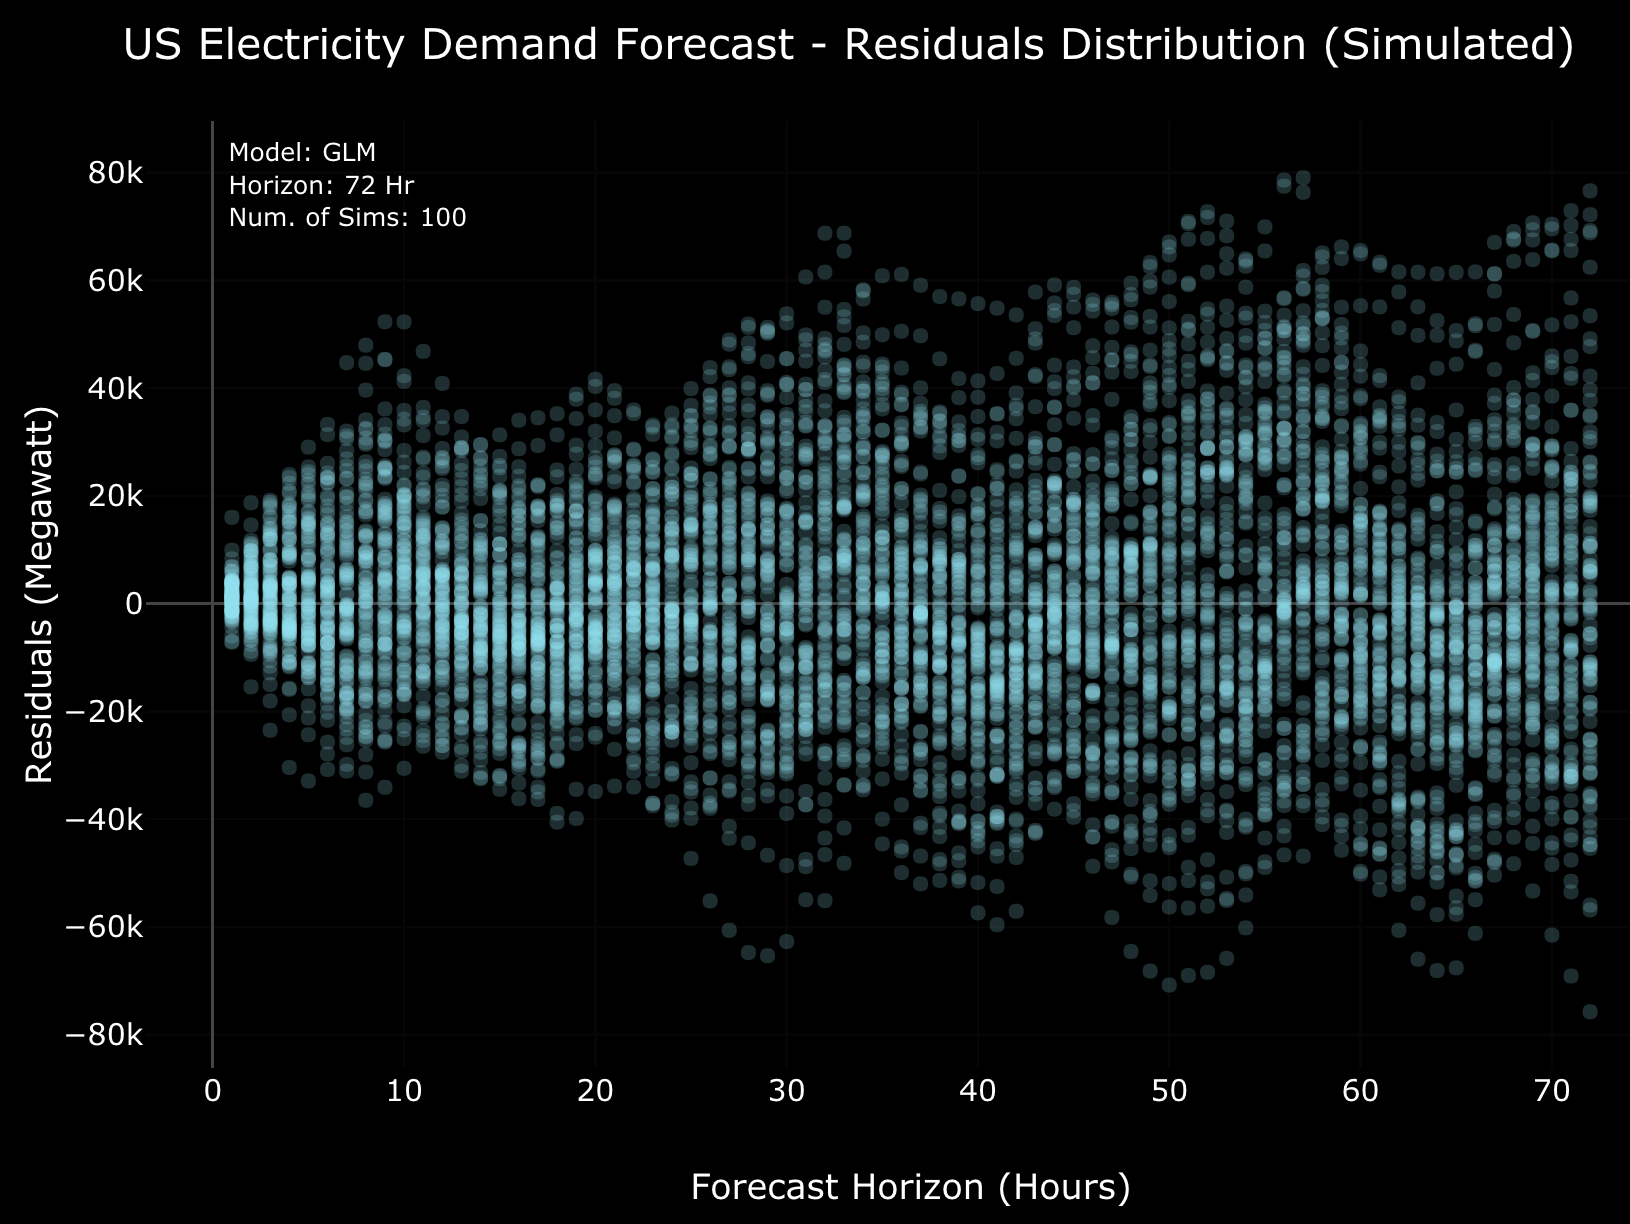

Generate this figure with R:
# get_dist <- function(input, start, alpha, lambda, cores = parallel::detectCores())
set.seed(123456)
library(dplyr)
library(plotly)

# Loading functions
source("https://raw.githubusercontent.com/RamiKrispin/USelectricity/main/functions/forecast.R")

# Model parameters
alpha <- 0.66
lambda <- 0.0005
cores <- parallel::detectCores()
lags <- c(1:24, 48, 72, 168)
# Set the number of simulations
# 100 may take some time to run... 30-40 will also provides nice dist
n <- 100
# Loading rda file from github
url <- "https://github.com/RamiKrispin/USelectricity/blob/main/data/elec_df.rda?raw=true"
temp <- tempfile()
download.file(url, temp)
load(temp)


# Data prep
df <- elec_df %>%
  dplyr::filter(type == "demand") %>%
  dplyr::select(date_time, y = series) %>%
  as.data.frame() %>%
  dplyr::mutate(time = lubridate::with_tz(time = date_time, tzone = "US/Eastern")) %>%
  dplyr::arrange(time) %>%
  dplyr::select(time, y)



start <- seq.POSIXt(from = as.POSIXct("2020-12-15 01:00:00", tz = "US/Eastern"),
                    by = "24 hours",
                    length.out = n)


fc_sim <- parallel::mclapply(seq_along(start),
                             mc.cores = cores,
                             mc.preschedule = FALSE,
                             mc.cleanup = TRUE,
                             mc.silent = FALSE,
                             function(i){
                               port <- 9000 + i * 3
                               x <- system(command = paste("netstat -taln | grep", port, sep = " "), intern = TRUE)
                               if(length(x) != 0){
                                 cat("\033[0;93mport", port, "is not available\033[0m\n")

                                 port <- 9000 + i * 3 + 100
                               }
                               fc <- NULL
                               c <- 3
                               while(c > 0){
                                 tryCatch(
                                   fc <- glm_fc(data = df %>%
                                                  dplyr::filter(time < start[i]),
                                                y = "y",
                                                date_time = "time",
                                                alpha = alpha,
                                                lambda = lambda,
                                                lags = lags,
                                                trend = TRUE,
                                                seasonal = list(hour = TRUE,
                                                                yday = TRUE,
                                                                wday = TRUE,
                                                                month = TRUE,
                                                                year = TRUE),
                                                port = port,
                                                max_mem_size = "1G",
                                                h = 72),
                                   error = function(c){
                                     base::message(paste("Error,", c, sep = " "))
                                   }
                                 )
                                 if(class(fc) != "try-error"){
                                   c <- 0
                                 } else {
                                   c <- c - 1
                                 }
                               }
                               if(is.null(fc) || class(fc) != "list"){
                                 fc <- start[i]
                               }
                               return(fc)
                             })


# Recalculate models that failed
for(i in 1:length(fc_sim)){
  if(!is.list(fc_sim[[i]])){
    fc <- NULL
    fc <- glm_fc(data = df %>%
                   dplyr::filter(time < start[i]),
                 y = "y",
                 date_time = "time",
                 alpha = alpha,
                 lambda = lambda,
                 lags = lags,
                 trend = TRUE,
                 seasonal = list(hour = TRUE,
                                 yday = TRUE,
                                 wday = TRUE,
                                 month = TRUE,
                                 year = TRUE),
                 port = 9000 +i*4,
                 max_mem_size = "1G",
                 h = 72)
    if(is.list(fc)){
      fc_sim[[i]] <- fc
    }


  }
}



# Polling the residuals
res_df <- lapply(1:length(fc_sim), function(i){
  fc <- fc_sim[[i]]$forecast %>% dplyr::select(time, yhat, index) %>%
    dplyr::mutate(index = index - min(index) + 1) %>%
    dplyr::left_join(df, by = "time") %>%
    dplyr::mutate(res = y - yhat,
                  label = as.Date(min(time)))


  return(fc)
}) %>% dplyr::bind_rows()

head(res_df)

# Saving the results
save(res_df, file = "./day6/res_df.rda")

# Plotting the residuals dist
plot_ly(data = res_df) %>%
  add_trace(x = ~ index,
            y = ~ res,
            marker = list(
              opacity = 0.2,
              color = "#90e0ef",
              size = 6)) %>%
  layout(title = "US Electricity Demand Forecast - Residuals Distribution (Simulated)",
         plot_bgcolor = "black",
         paper_bgcolor = "black",
         annotations = list(text = paste("Model: GLM",
                                         "Horizon: 72 Hr",
                                         "Num. of Sims: 100",
                                         sep = "\n"),
                            align = "left",
                            x = 0.05,
                            y = 0.99,
                            font = list(size = 10),
                            xref = "paper",
                            yref = "paper",
                            showarrow = FALSE),
         font = list(color = "white"),
         yaxis = list(title = "Residuals (Megawatt)",font = list(size = 10)),
         xaxis = list(title = "Forecast Horizon (Hours)", font = list(size = 20)),
         margin = list(t = 50, b = 80),
         legend = list(x = 0.05, y = 0.95))
